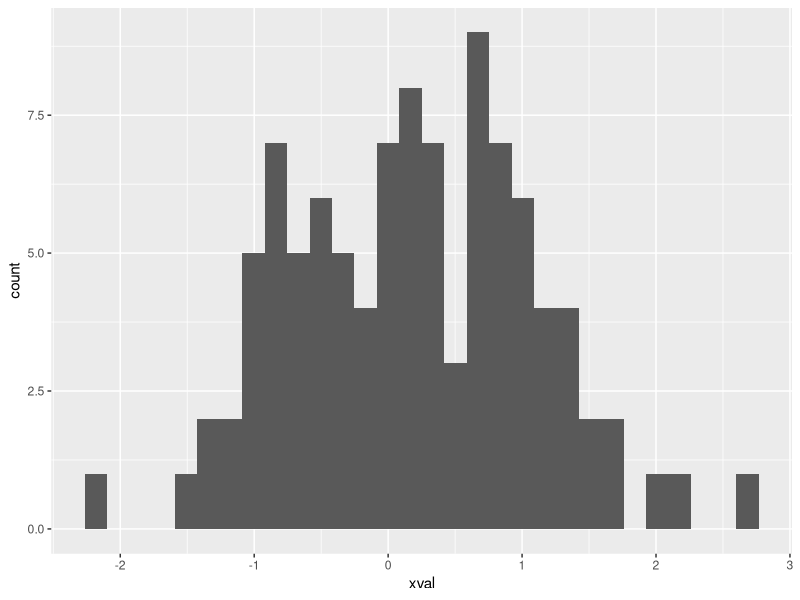
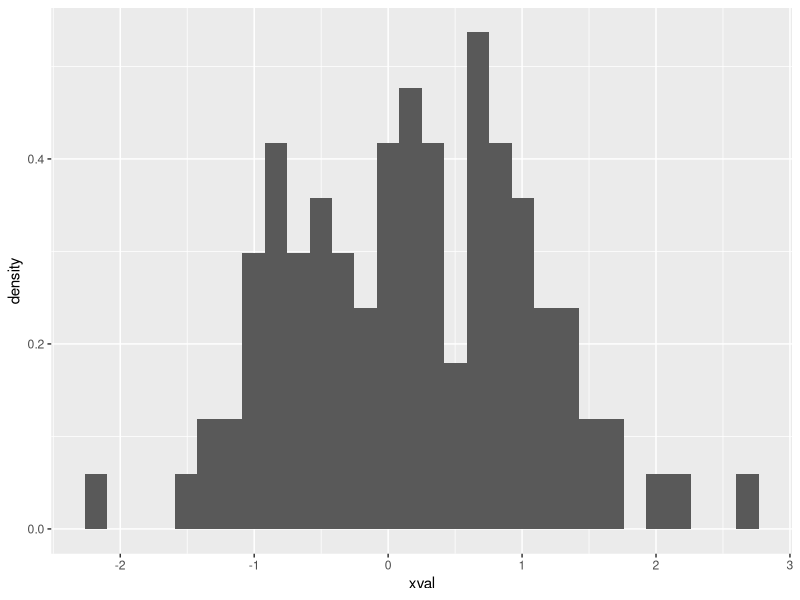
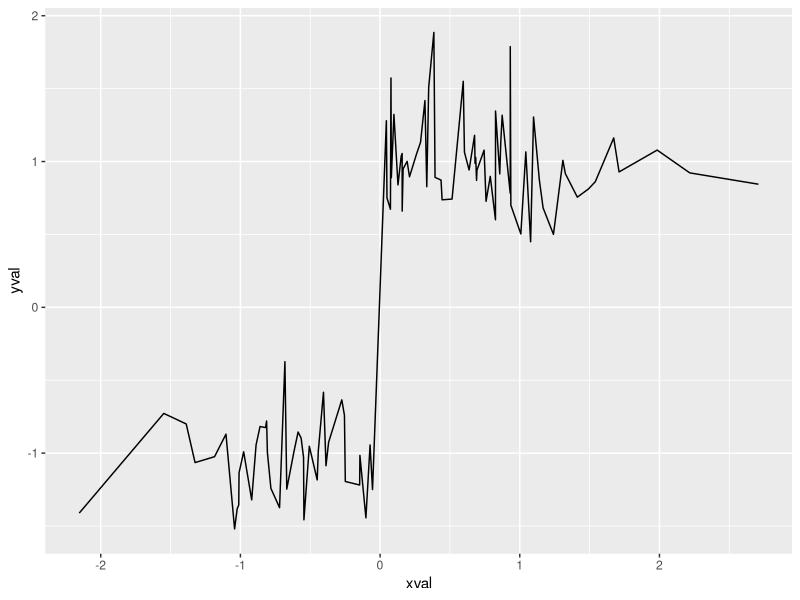
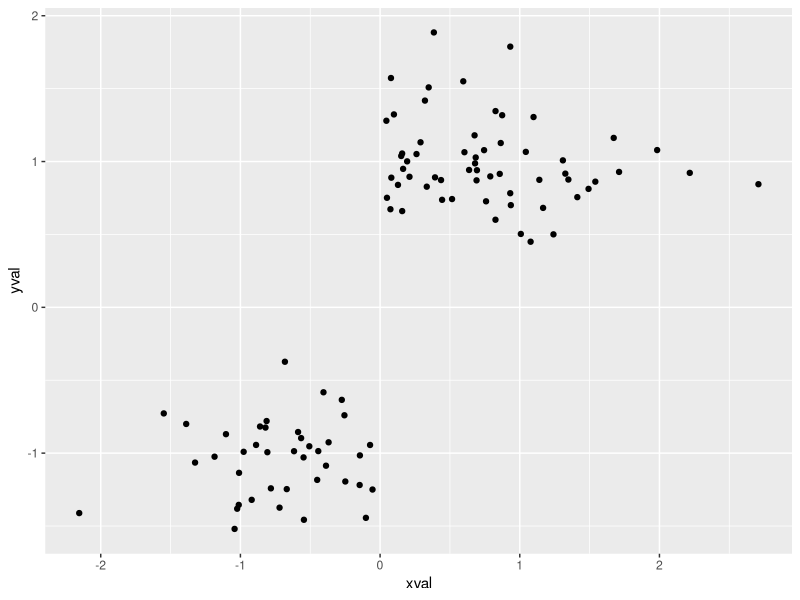
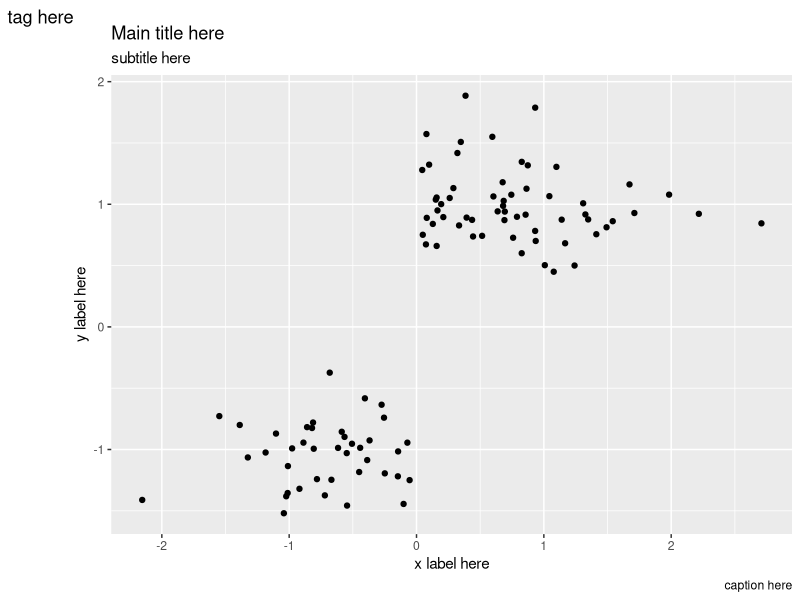
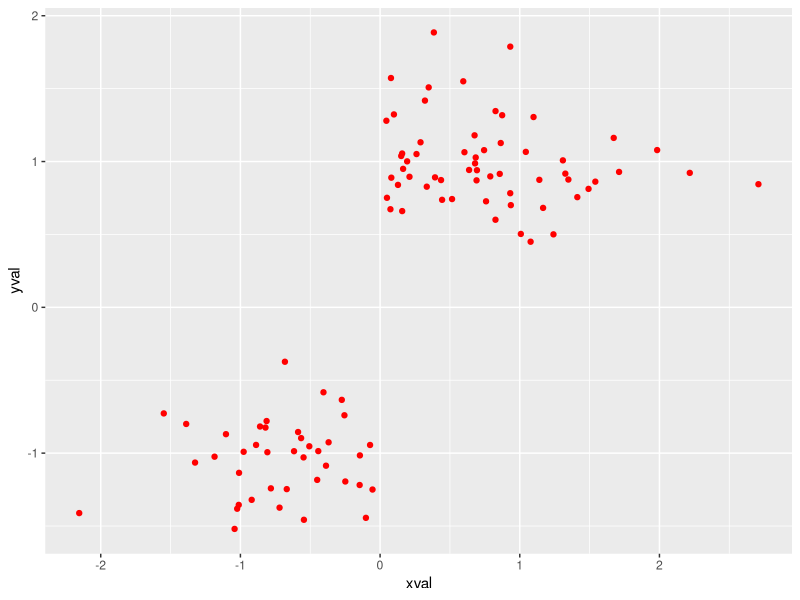
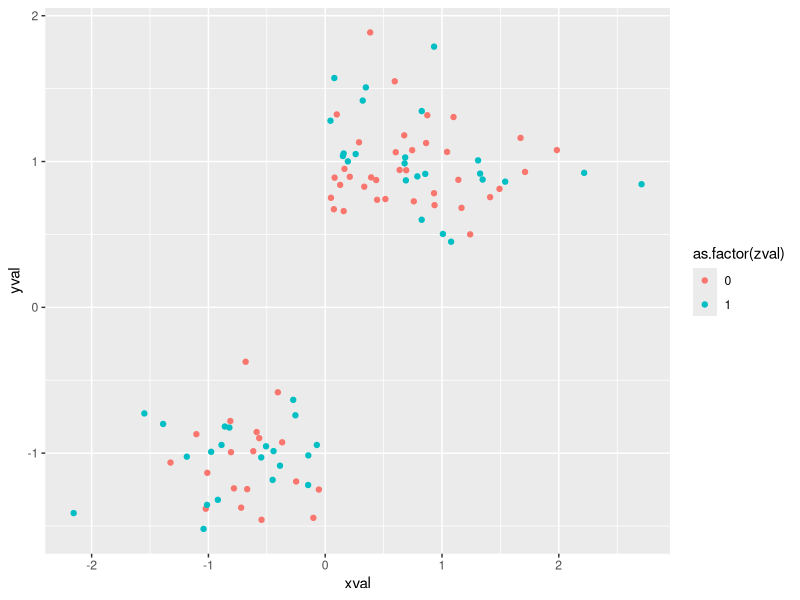
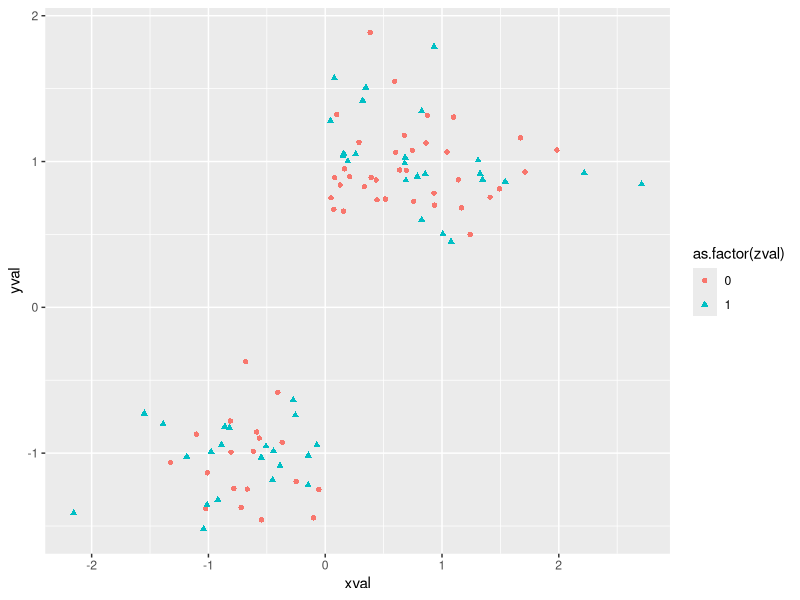

The R script that drew these images, in order:
## ---- chunk 1
knitr::opts_chunk$set(echo = TRUE)
library("tidyverse")
simdat <- tibble(xval=sort(rnorm(100)),
                 yval=sign(xval)+0.3*rnorm(100),
                 zval=as.integer(round(runif(100))))
simdat$tmpval <- simdat$xval
simdat$tmpval[simdat$xval < 0] <- NA
## ---- chunk 2
ggplot(data=simdat,mapping=aes(x=xval)) + 
  geom_histogram()
## ---- chunk 3
# The default is to plot the number of cases
# But often we want to plot the proportion of cases
ggplot(data=simdat,mapping=aes(x=xval)) + 
  geom_histogram(aes(y=..density..))
## ---- chunk 4
ggplot(data=simdat,aes(x=xval,y=yval)) + 
  geom_line()
## ---- chunk 5
ggplot(data=simdat,aes(x=xval,y=yval)) + 
  geom_point()
## ---- chunk 6
ggplot(data=simdat,aes(x=xval,y=yval)) + 
  geom_point() + 
  labs(title="Main title here",
      subtitle="subtitle here",
      caption="caption here",
      tag="tag here") +
  xlab("x label here") +
  ylab("y label here")
## ---- chunk 7
# You can fix the color of a geographic element at a preferred value
ggplot(data=simdat,aes(x=xval,y=yval)) + 
  geom_point(col="red") 
## ---- chunk 8
ggplot(data=simdat,aes(x=xval,y=yval)) + 
  geom_point(aes(col=as.factor(zval)))
## ---- chunk 9
# You can also color-code a geographic element based on some other variable
ggplot(data=simdat,aes(x=xval,y=yval)) + 
  geom_point(aes(col=as.factor(zval),shape=as.factor(zval)))
## ---- chunk 10
ggplot(data=simdat,aes(x=xval,y=yval)) + 
  geom_point() +
  geom_smooth()
## ---- chunk 11
ggplot(data=simdat,aes(x=xval,y=yval)) + 
  geom_point() +
  geom_smooth(method="lm") 
## ---- chunk 12
ggplot(data=simdat,aes(x=xval,y=yval)) + 
 geom_point(size=0.5) +
  stat_summary_bin(fun='mean', bins=20,
                   col="blue", size=3, geom='point') +
  stat_summary_bin(fun='mean', bins=20,
                   col="blue", size=0.5, geom='line')
## ---- chunk 13
# A smooth density (PDF) function too
ggplot(data=simdat,mapping=aes(x=xval)) +
  geom_density()
# Histograms don't work well for discrete variables
ggplot(data=simdat,mapping=aes(x=zval)) +
  geom_histogram()
# geom_freqpoly is recommended instead
ggplot(data=simdat,mapping=aes(x=zval)) +
  geom_freqpoly()
# This is called a box plot. It shows the mean
ggplot(data=simdat,mapping=aes(x=xval,y=as.factor(zval))) + 
  geom_boxplot()
## ---- chunk 14
# The fill option changes the color under the density
# The alpha option makes the fill partially transparent
ggplot(data=simdat) + 
  geom_density(aes(x=xval),fill="red",alpha=0.5) +
  geom_density(aes(x=yval),fill="blue",alpha=0.5)
